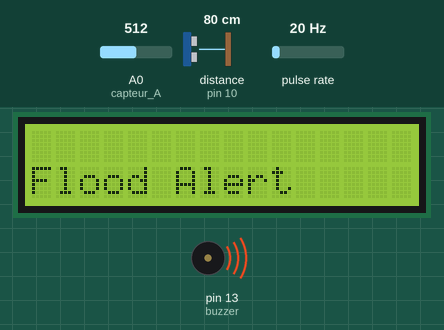
Recording of a sketch running on a simulated Arduino Uno, built with avr-gcc and run on an emulated ATmega328P. Shown: 16×2 character LCD, buzzer (waves = sounding). Wiring (inferred from the names in the program): ultrasonic range finder: trigger pin 9; echo pin 10; pulse sensor: data pin 2. The test bench sets the inputs (shaded band); at power-on: A0 (capteur_A) = 512, distance to the obstacle (sensor on pin 10) 80 cm, pulse rate 20 Hz. The echo pulse lasts 58.3 µs per cm; the modem accepts every AT command (registered, SIM ready, sends succeed) and sends nothing else; what the sketch prints to the serial monitor is not drawn.

Above: at 8.3 s.
At 18.3 s:
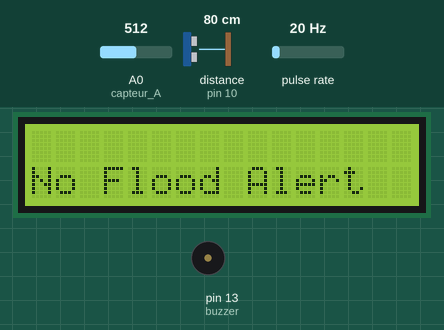
Timing chart, 0 to 19.8 s (numbered marks = the images above):
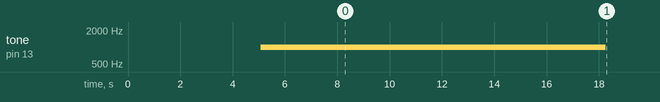

Measured:
- by itself, tone on pin 13 (buzzer): silent → 1000 Hz at 5.1 s, → silent 13.2 s later
- what the display in image 0 shows lasts 10.1 s, from 8.2 s to 18.3 s

The sketch:

final.ino
```cpp
//Rain Sensor
const int capteur_D = 1;
const int capteur_A = A0;
int val_analogique;

//Water Flow
volatile int flow_frequency;
unsigned int l_hour;
unsigned char flowsensor = 2;
unsigned long currentTime;
unsigned long cloopTime;
void flow ()
{
flow_frequency++;
}

//Ultra Sonic
#define echoPin 10
#define trigPin 9
long duration;
int distance;

//16x2 LCD Display
#include <LiquidCrystal.h>
const int rs = 12, en = 11, d4 = 6, d5 = 5, d6 = 4, d7 = 3;
LiquidCrystal lcd(rs, en, d4, d5, d6, d7);

//GSM Module
#include <SoftwareSerial.h>
SoftwareSerial mySerial(7, 8 ); //Rx 7 & Tx 8

//Buzzer and LED
const int buzzer = 13;

void setup()
{ Serial.begin(9600);

  //Rain Sensor
  pinMode(capteur_D, INPUT);
  pinMode(capteur_A, INPUT);

  //Flow Sensor
  pinMode(flowsensor, INPUT);
  digitalWrite(flowsensor, HIGH); // Optional Internal Pull-Up
  attachInterrupt(0, flow, RISING); // Setup Interrupt
  sei(); // Enable interrupts
  currentTime = millis();
  cloopTime = currentTime;

  //UltraSonic Sensor
  pinMode(trigPin, OUTPUT);
  pinMode(echoPin, INPUT);

  //GSM Module
  mySerial.begin(9600);

  lcd.begin(16, 2);

  pinMode(buzzer, OUTPUT);
}

void loop()

{
  rainwater();
  waterlevel();
  waterflow ();
  delay(5000);
  if (val_analogique > 500 && l_hour < 15 && distance > 20)
    {
    tone(buzzer, 1000);
    Serial.print ("Flood Alert");
    Serial.println("");
    SendMessage();
    lcd.setCursor(0, 3);
    lcd.print("Flood Alert");
    delay(5000);

    }
    else
    {
    noTone(buzzer);
    Serial.println ("No Flood Alert");
    Serial.println("");
    lcd.setCursor(0, 2);
    lcd.print("No Flood Alert");
    delay(5000);
     }
}


void SendMessage()
{
  mySerial.println("AT+CMGF=1");
  delay(1000);
  mySerial.println("AT+CMGS=\"+94766646404\"\r");
  delay(1000);
  mySerial.println("Flood Aleart");
  delay(100);
   mySerial.println((char)26);//
  delay(1000);
}


void waterflow ()
{
currentTime = millis();

if(currentTime >= (cloopTime + 1000))
{
 cloopTime = currentTime; // Updates cloopTime

 l_hour = (flow_frequency * 60 / 7.5);

 flow_frequency = 0; // Reset Counter
 Serial.print(l_hour, DEC); // Print litres/hour
 Serial.println(" L/hour");
 Serial.println("");
}
}


void rainwater()
{
if(digitalRead(capteur_D) == LOW)
  {
    Serial.println("Digital value : Raining");
    delay(10);
  }
else
  {
    Serial.println("Digital value : Not Raining");
    delay(10);
  }
val_analogique=analogRead(capteur_A);
 Serial.print("Analog value : ");
 Serial.println(val_analogique);
}


void waterlevel() {
  digitalWrite(trigPin, LOW);
  delayMicroseconds(2);
  digitalWrite(trigPin, HIGH);
  delayMicroseconds(10);
  digitalWrite(trigPin, LOW);
  duration = pulseIn(echoPin, HIGH);
  distance = duration * 0.034 / 2;
  Serial.print("Distance: ");
  Serial.print(distance);
  Serial.println(" cm");
}
```
